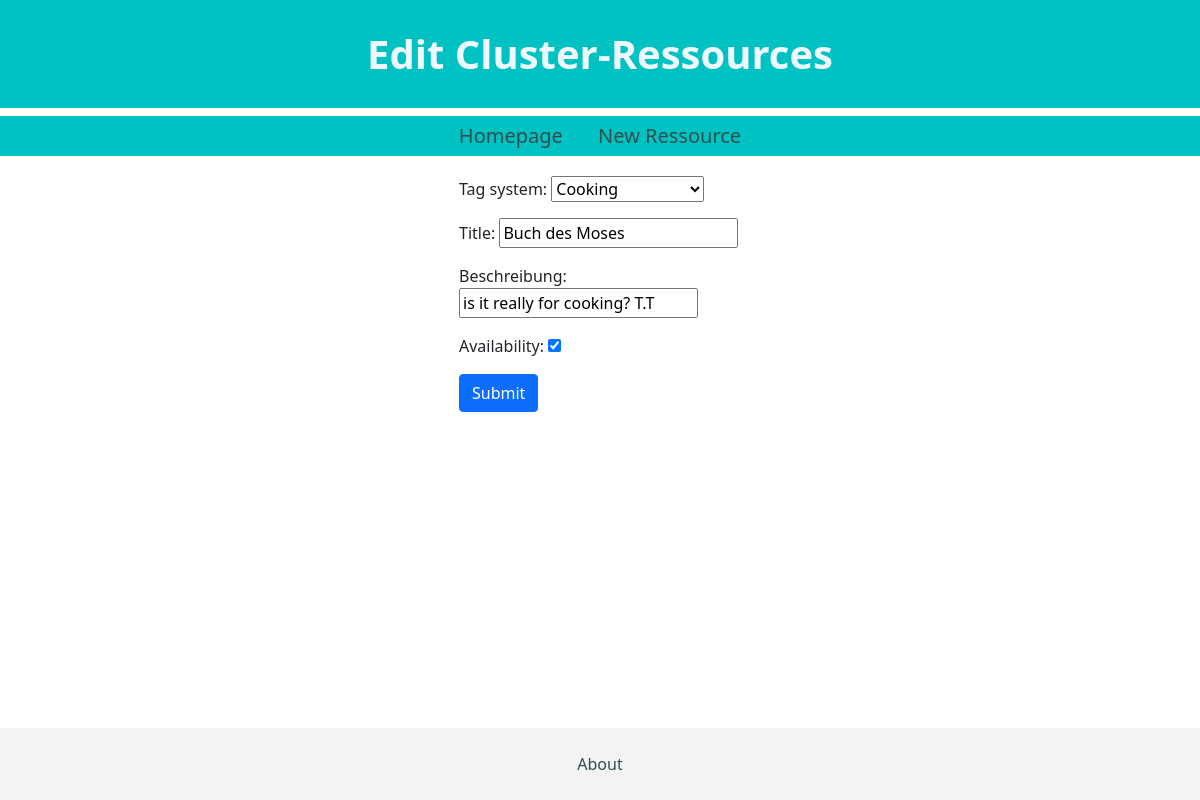
Screenshot of /edit/1 with the database file from the repository.
### firstapp/models.py (models this page shows, shortened)
class Cluster(models.Model):
    tag_choice = (
        ('Art' , 'Art'),
        ('Chemistry' , 'Chemistry'),
        ('Technical Devices' , 'Technical Devices'),
        ('Cooking' , 'Cooking'),
        ('Music' , 'Music'),
    )
    tag_system = models.CharField(max_length=30, blank=True, choices=tag_choice)
    title = models.CharField(max_length=250)
    Beschreibung = models.CharField(max_length=250)
    availability = models.BooleanField()

### firstapp/views.py (the view)
# urls.py: path('edit/<cluster_id>', views.edit, name='edit'),
def edit(request, cluster_id):
    cluster = Cluster.objects.get(pk=cluster_id)
    form = ClusterForm(request.POST or None, instance=cluster)
    if request.method == "POST":
        if form.is_valid():
            form.save()
        clusterAll = Cluster.objects.all()
        context = {'cluster': clusterAll}
        return render(request, 'firstapp/homepageAdmin.html', context)
    else:
        return render(request, 'firstapp/EditCL.html', {'cluster': cluster, 'form': form})

### firstapp/forms.py
class ClusterForm(ModelForm):
	class Meta:
		model = Cluster
		fields = ('tag_system', 'title', 'Beschreibung', 'availability')

### firstapp/templates/firstapp/EditCL.html (shortened to what this page needs)
{% extends 'firstapp/base.html' %}
{% block body %}
  <h1 id="sitename"><b>Edit Cluster-Ressources</b></h1>
  <nav>
    <a href="{% url 'Übersicht' %}">Homepage</a>
    <a href="{% url 'New' %}">New Ressource</a>
  </nav>
  <div class="row">
    <div class="w-25 mx-md-auto">
      <form action ="" method=POST>
        {{form.as_p}}
        <input type = "submit" id="addToMain" class="btn btn-primary">
      </form>
    </div>
  </div>
{% endblock body %}

### firstapp/templates/firstapp/base.html (style rules this page uses)
#sitename { padding: 30px 100px; color: aliceblue; background-color: rgb(0, 194, 194); font-size: 40px; text-align: center; }
nav { padding: 5px; margin: 0 0 20px; text-align: center; font-size: 20px; width: 100%; background-color: rgb(0, 194, 194); color: black; }
a { color:darkslategrey; padding-left: 15px; padding-right: 15px; text-decoration: none; }
html { position: relative; min-height: 100%; }
body { margin-bottom: 100px; }

### rows the page displays
Cluster: tag_system "Cooking", title "Buch des Moses", Beschreibung "is it really for cooking? T.T", availability "☑"
